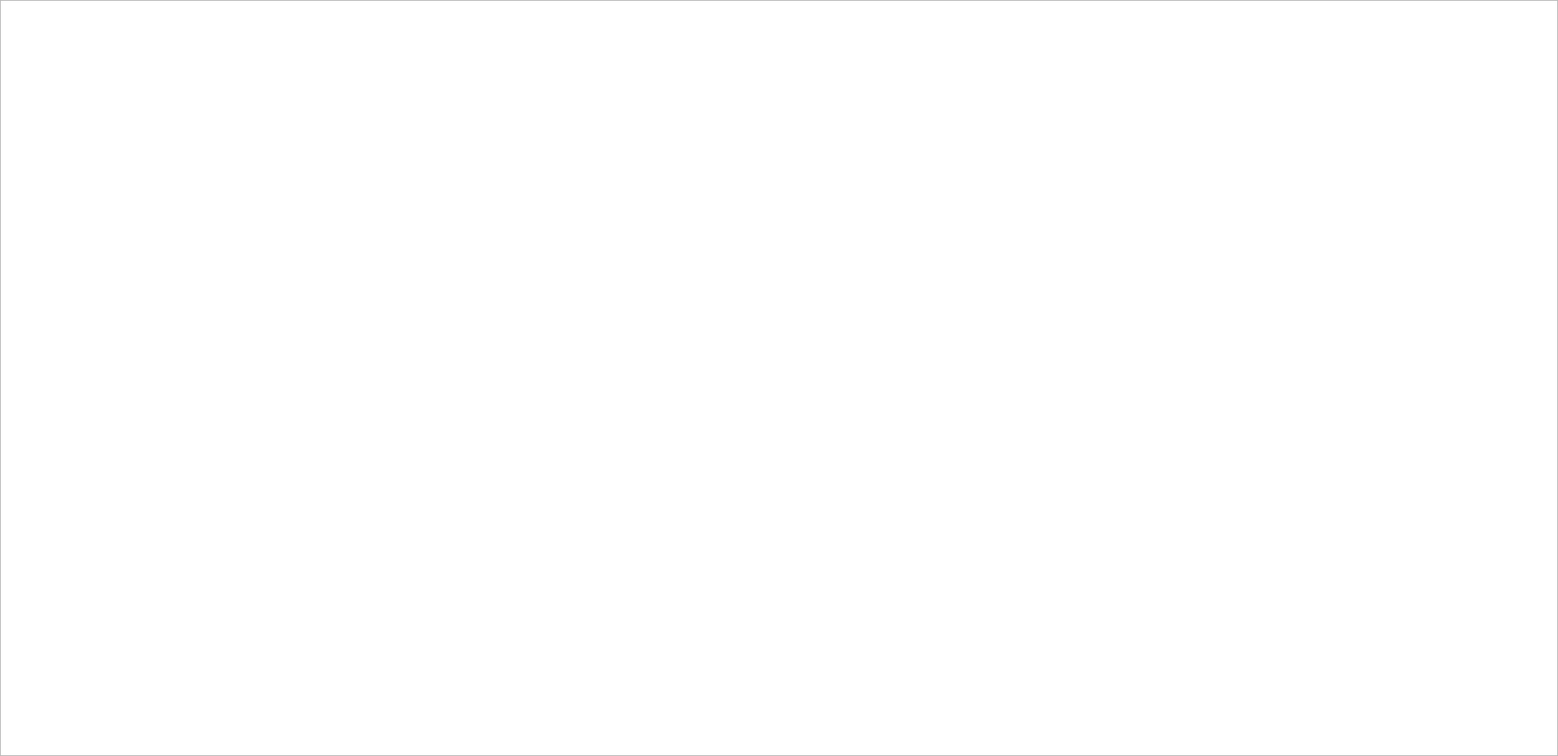
<?xml version="1.0" encoding="UTF-8"?>
<ui version="4.0">
 <class>DevicePage</class>
 <widget class="QWidget" name="DevicePage">
  <property name="geometry">
   <rect>
    <x>0</x>
    <y>0</y>
    <width>1914</width>
    <height>929</height>
   </rect>
  </property>
  <property name="windowTitle">
   <string>Form</string>
  </property>
  <layout class="QHBoxLayout" name="horizontalLayout">
   <property name="spacing">
    <number>0</number>
   </property>
   <property name="leftMargin">
    <number>0</number>
   </property>
   <property name="topMargin">
    <number>0</number>
   </property>
   <property name="rightMargin">
    <number>0</number>
   </property>
   <property name="bottomMargin">
    <number>0</number>
   </property>
   <item>
    <widget class="QTextEdit" name="textEdit"/>
   </item>
  </layout>
 </widget>
 <resources/>
 <connections/>
</ui>
